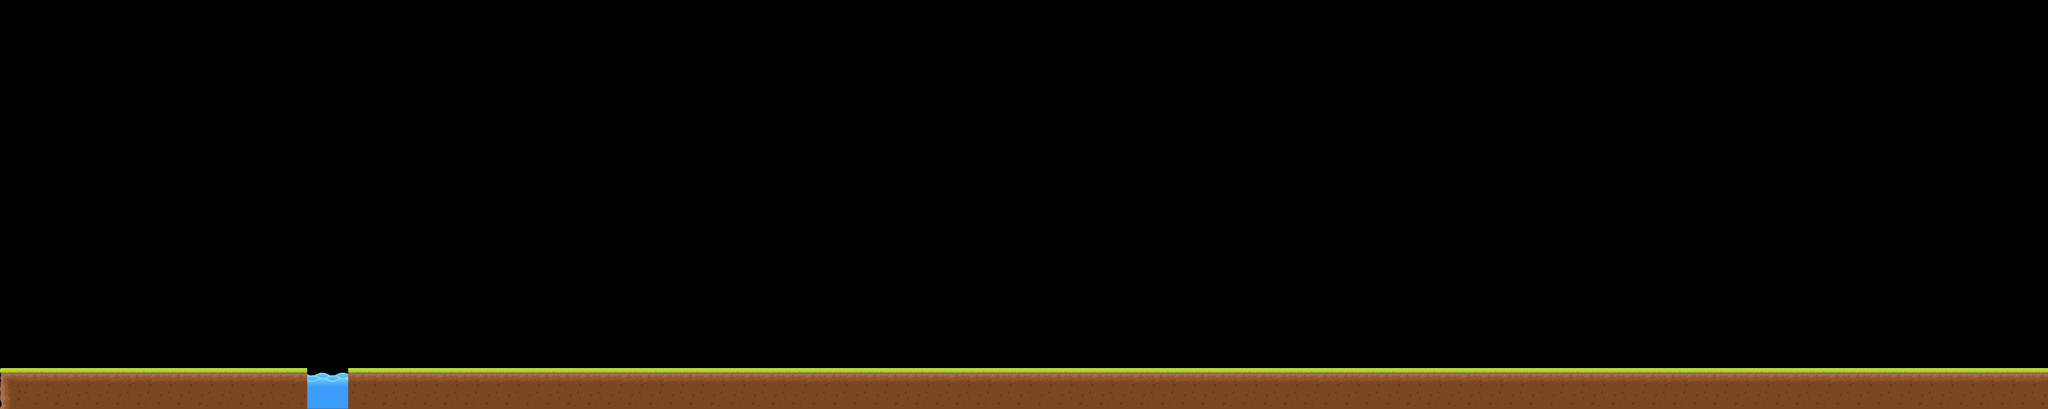

The image is a tile-based game level rendered from a .tmx file. Its description and source (layers, tilesets, objects; grid data summarised) follow:
An orthogonal 100x20 tile map with 128x128 px tiles, 3 tile layers (Terrain, water, obj).

<map version="1.2" tiledversion="1.3.5" orientation="orthogonal" renderorder="right-down" width="100" height="20" tilewidth="128" tileheight="128" infinite="0" nextlayerid="7" nextobjectid="1">
 <editorsettings>
  <export target="../../../../../Desktop/Level1..json" format="json" />
 </editorsettings>
 <tileset firstgid="1" source="tileset.tsx" />
 <layer id="1" name="Terrain" width="100" height="20">
  <data>[2000 cells, 196 non-empty, 4 distinct tile ids]</data>
 </layer>
 <layer id="2" name="water" width="100" height="20">
  <data>[2000 cells, 4 non-empty, 2 distinct tile ids]</data>
 </layer>
 <layer id="5" name="obj" width="100" height="20">
  <data>[2000 cells, 0 non-empty, 0 distinct tile ids]</data>
 </layer>
</map>
